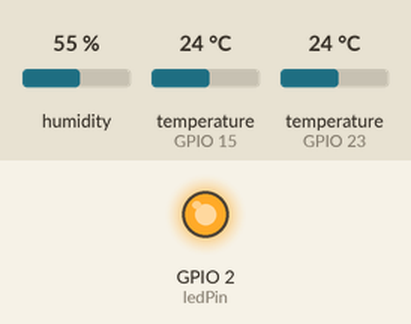
Bench run of a program on a simulated ESP32. Parts: output pins drawn as LEDs (lit = HIGH). The test bench sets the inputs (shaded band); at power-on: humidity 55 %, temperature (sensors on GPIO 15, GPIO 23) 24 °C. Nothing arrives over Bluetooth unless stated; what the program prints to the serial monitor is not drawn.

Above: at 10.2 s.
At 23.5 s:
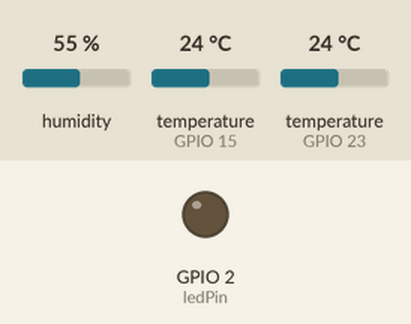
Timing chart, 0 to 36.5 s (numbered marks = the images above):
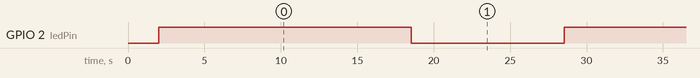

The program:

main.cpp
```cpp
#include <Arduino.h>
#include <Adafruit_Sensor.h>
#include <DHT.h>
#include <OneWire.h>
#include <DallasTemperature.h>
#include <string.h>
#include <stdio.h>

//Bluetooth
#include "BluetoothSerial.h"

char t_char [8];
char h_char [8];
char dallas_t_char [8];
int count =0;
String BTID = "ESP32_B001";

BluetoothSerial SerialBT;

void callback(esp_spp_cb_event_t event, esp_spp_cb_param_t *param){
  if(event == ESP_SPP_SRV_OPEN_EVT){
    Serial.println("Client Connected");
  }

  if(event == ESP_SPP_CLOSE_EVT ){
    Serial.println("Client disconnected");
  }
}


#define DHTPIN 23     // Digital pin connected to the DHT sensor
#define DHTTYPE    DHT22     // DHT 11

DHT dht(DHTPIN, DHTTYPE);
const int ledPin = 2; // ledPin refers to ESP32 GPIO 23
// Data wire is plugged into port 2 on the Arduino
#define ONE_WIRE_BUS 15
// Setup PT100 a oneWire instance to communicate with any OneWire devices (not just Maxim/Dallas temperature ICs)
OneWire oneWire(ONE_WIRE_BUS);
// Pass our oneWire reference to Dallas Temperature.
DallasTemperature sensors(&oneWire);

void setup() {
  // put your setup code here, to run once:
  pinMode(ledPin, OUTPUT);
  Serial.begin(115200);
  sensors.begin();     //dallas start
  dht.begin();
  SerialBT.register_callback(callback);

  if(!SerialBT.begin(BTID)){
    Serial.println("An error occurred initializing Bluetooth");
  }else{
    Serial.println("Bluetooth initialized");
  }
      // initialize digital pin ledPin as an output.


    delay(2000);

    digitalWrite(ledPin,  LOW);    // turn the LED off by making the voltage LOW


}

void loop() {
  // put your main code here, to run repeatedly:

    digitalWrite(ledPin, HIGH);   // turn the LED on (HIGH is the voltage level)
    delay(15000);
    // Sensor readings may also be up to 2 seconds 'old' (its a very slow sensor)
    float h = dht.readHumidity();
    dtostrf(h,2, 2,h_char); // convertion float to string
    // Read temperature as Celsius (the default)
    float t = dht.readTemperature();
    dtostrf(t,2, 1,t_char); // convertion float to string
    // Read temperature as Fahrenheit (isFahrenheit = true)
    float f = dht.readTemperature(true);
    // Check if any reads failed and exit early (to try again).


    if (isnan(h) || isnan(t) || isnan(f)) {
        Serial.println("Failed to read from DHT sensor!");
    }
    else
    {

        // Create the payload for publishing
        sensors.requestTemperatures();
        float dallas_t = sensors.getTempCByIndex(0);
        dtostrf(dallas_t,2, 1,dallas_t_char); // convertion float to string
        sensors.requestTemperatures();
        dallas_t = sensors.getTempCByIndex(0);
        count++;
        // Serial.print("count = ");
        // Serial.println(count);
        // SerialBT.print("count = ");
        // SerialBT.println(count);
        // Serial.print("Dallas_t = ");
        // Serial.print(dallas_t);
        // Serial.println(" C");
        // SerialBT.print("Dallas_t = ");
        // SerialBT.print(dallas_t);
        // SerialBT.println(" C");

        // Serial.print("DHT_t = ");
        // Serial.print(t);
        // Serial.println(" C");
        // SerialBT.print("DHT_t = ");
        // SerialBT.print(t);
        // SerialBT.println(" C");
        // Serial.print("DHT_h = ");
        // Serial.print(h);
        // Serial.println(" %");
        // SerialBT.print("DHT_h = ");
        // SerialBT.print(h);
        // SerialBT.println( "%");
        //graphic display
        //SerialBT.print("count/Dallas_t/DHT_t/DHT_h");
        //SerialBT.print(",");
        //SerialBT.print(count);
        //SerialBT.print(",");

        SerialBT.print("  ;  ");
        SerialBT.print(BTID);
        SerialBT.print("  ;  ");
        SerialBT.print(dallas_t);
        SerialBT.print("  ;  ");
        SerialBT.print(t);
        SerialBT.print("  ;  ");
        SerialBT.println(h);


    }

    digitalWrite(ledPin,  LOW);
    delay(10000);
}
```

Measured:
- by itself, GPIO 2 (ledPin): alternates HIGH for 16.5 s and LOW for 10.0 s
